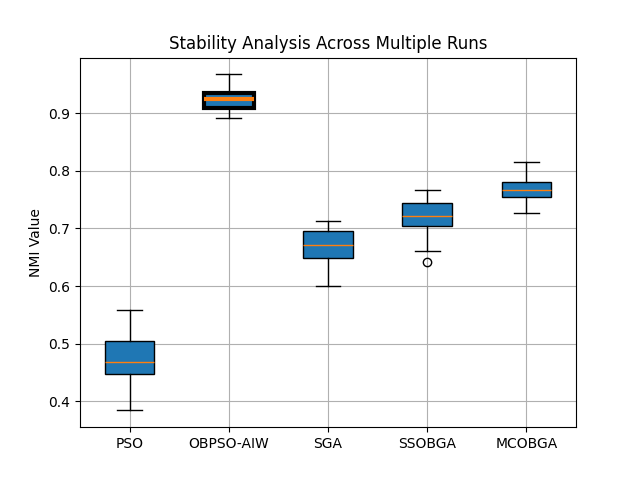

The Python source for this figure:
import matplotlib.pyplot as plt
import numpy as np

np.random.seed(42)

pso = np.random.normal(0.48, 0.05, 20)
obpso = np.random.normal(0.93, 0.02, 20)
sga = np.random.normal(0.67, 0.04, 20)
ssobga = np.random.normal(0.72, 0.03, 20)
mcobga = np.random.normal(0.77, 0.03, 20)

data = [pso, obpso, sga, ssobga, mcobga]

plt.figure()
box = plt.boxplot(
    data,
    labels=['PSO', 'OBPSO-AIW', 'SGA', 'SSOBGA', 'MCOBGA'],
    patch_artist=True
)

# Highlight OBPSO-AIW box
box['boxes'][1].set_linewidth(3)
box['medians'][1].set_linewidth(3)

plt.ylabel('NMI Value')
plt.title('Stability Analysis Across Multiple Runs')
plt.grid(True)
plt.show()
